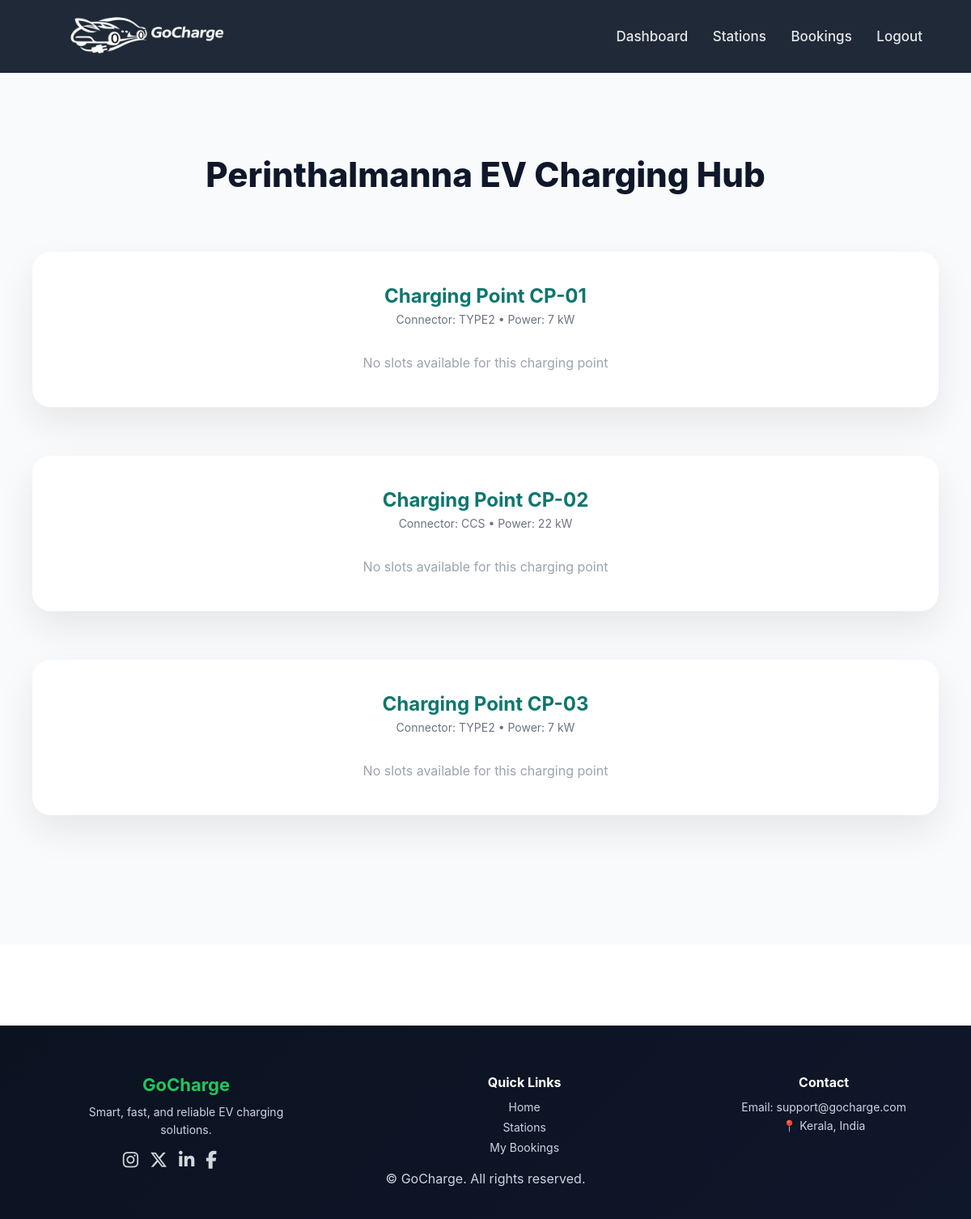
The page /slots/1/ (signed in) on the database its author committed.
### stations/models.py (models this page shows, shortened)
class ChargingStation(models.Model):
    name = models.CharField(max_length=200)
    address = models.TextField(blank=True, null=True)
    location = models.CharField(max_length=255, default="")
    operator = models.ForeignKey(
        User,
        on_delete=models.CASCADE,
        limit_choices_to={'profile__role': 'operator'},
        null=True,
        blank=True
    )
    contact_number = models.CharField(max_length=15, blank=True, null=True)
    is_active = models.BooleanField(default=True)

class ChargingPoint(models.Model):
    station = models.ForeignKey(
        ChargingStation,
        on_delete=models.CASCADE,
        related_name='charging_points'
    )
    point_number = models.CharField(max_length=50)
    connector_type = models.CharField(
        max_length=20,
        choices=[
            ('type2', 'Type 2'),
            ('ccs', 'CCS'),
            ('chademo', 'CHAdeMO')
        ],
        default='type2'
    )
    power_kw = models.PositiveIntegerField(default=7)
    is_active = models.BooleanField(default=True)

### slots/views.py (the view)
# urls.py: path('<int:station_id>/', station_slots, name='station_slots'),
@login_required
def station_slots(request, station_id):
    station = get_object_or_404(ChargingStation, id=station_id)
    charging_points = station.charging_points.prefetch_related(
        Prefetch(
            "slots",
            queryset=Slot.objects.filter(
                is_active=True,
                end_at__gt=timezone.now()   # 🔥 hide expired slots
            ).order_by("start_at")
        )
    )
    return render(request, "slot_list.html", {
        "station": station,
        "charging_points": charging_points,
    })

### slots/templates/slot_list.html (shortened to what this page needs)
{% extends "base.html" %}
{% load tz %}
{% block content %}
<section class="station-page">
    <h1 class="station-title">{{ station.name }}</h1>
    {% for point in charging_points %}
        <div class="point-card">
            <div class="point-header">
                <div class="point-name">
                    Charging Point {{ point.point_number }}
                </div>
                <div class="point-meta">
                    Connector: {{ point.connector_type|upper }} •
                    Power: {{ point.power_kw }} kW
                </div>
            </div>
            <div class="slots-grid">
                {% for slot in point.slots.all %}
                    <div class="slot-item">
                        {% if slot.is_available %}
                            <div class="slot-status available">Available</div>
                        {% elif slot.is_booked %}
                            <div class="slot-status booked">Booked</div>
                        {% elif not slot.is_active %}
                            <div class="slot-status inactive">Inactive</div>
                        {% else %}
                            <div class="slot-status expired">Expired</div>
                        {% endif %}
                        <div class="slot-time">
                            {{ slot.start_at|localtime|date:"d M Y, h:i A" }}
                            –
                            {{ slot.end_at|localtime|time:"h:i A" }}
                        </div>
                        {% if slot.is_available %}
                            <a href="{% url 'confirm_booking' slot.id %}" class="book-slot-btn">
                                Book Slot
                            </a>
                        {% endif %}
                    </div>
                {% empty %}
                    <p style="text-align:center;color:#9ca3af;">
                        No slots available for this charging point
                    </p>
                {% endfor %}
            </div>
        </div>
    {% endfor %}
</section>
{% endblock %}

### static/css/style.css (style rules this page uses)
* { margin: 0; padding: 0; box-sizing: border-box; }
body { font-family: "Inter", system-ui, sans-serif; background: #ffffff; color: #1f2937; }

### slots/templates/slot_list.html (style rules this page uses)
.station-page { padding: 100px 40px; background: #f8fafc; }
.station-title { text-align: center; font-size: 42px; font-weight: 800; margin-bottom: 70px; color: #0f172a; }
.point-card { background: white; border-radius: 22px; padding: 40px 30px 45px; margin-bottom: 60px; box-shadow: 0 20px 45px rgba(0,0,0,0.08); }
.point-header { text-align: center; margin-bottom: 35px; }
.point-name { font-size: 24px; font-weight: 700; color: #0f766e; margin-bottom: 6px; }
.point-meta { font-size: 14px; color: #6b7280; }
.slots-grid { display: grid; grid-template-columns: repeat(auto-fit, minmax(260px, 1fr)); gap: 24px; }

### rows shown on the page
ChargingStation: name "Perinthalmanna EV Charging Hub"
ChargingPoint: point_number "CP-01", connector_type "TYPE2", power_kw "7"
ChargingPoint: point_number "CP-02", connector_type "CCS", power_kw "22"
ChargingPoint: point_number "CP-03", connector_type "TYPE2", power_kw "7"
